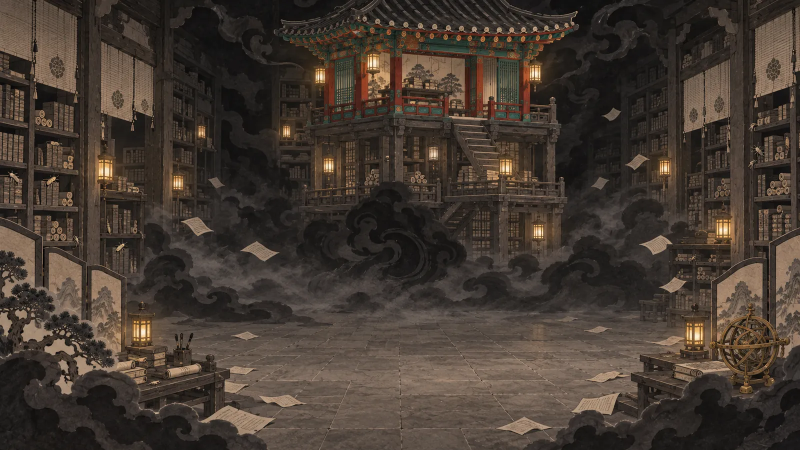
#> input picture assets/img/board/boss.webp, 1600 x 900 px (shown at 1/2 size)
$ python -i fix_hyangga.py   (imports and definitions only)
#> lines starting #> are read from the running program, lines starting #| are printed output that depends on the picture
#> further down, picture is the input picture: PIL image 1600x900 RGB; mean R, G, B 69, 58.3, 49.7
# 향가관 그림 판의 탑 칸 수를 4·8·10으로 맞춘다(T26). 이미지 생성이 칸 수를 정확히 세지 못해서,
# 가공본(assets/img/board/hyangga.webp)에서 한 칸을 떼어 같은 폭 안에 칸을 하나 더 늘어 놓는다.
# process.py가 1600×900으로 줄인 그림에 부른다. 좌표는 지금 원본(assets/raw/art/board/hyangga.png) 기준이며, 원본을 다시 만들면 좌표도 다시 잰다.
from PIL import Image

# 좌표를 잰 원본의 sha256. 원본이 바뀌면 고치지 않고 알린다(잘못된 자리를 덮지 않도록).
RAW_SHA256 = '400d6103d446b5c0568347d8a419c07bd3982e63b4ca1e6d4dde0138151139d0'

# (왼쪽 x, 오른쪽 x, 위 y, 아래 y, 지금 칸 수, 바꿀 칸 수, 떼어 쓸 칸 번호)
ROWS = [
    (585.0, 861.5, 254, 331, 7, 8, 3),   # 맨 위층 문 앞: 7칸 → 8칸(문 뒤 2칸과 합쳐 10칸)
    (607.5, 985.0, 421, 498, 7, 8, 3),   # 가운데 층: 7칸 → 8칸
]


def fix(im):
    im = im.convert('RGB')
    for xa, xb, ya, yb, n, m, k in ROWS:
        p = (xb - xa) / n
        cell = im.crop((round(xa + k * p), ya, round(xa + (k + 1) * p), yb))
        strip = Image.new('RGB', (cell.width * m, yb - ya))
        for i in range(m):
            strip.paste(cell, (i * cell.width, 0))
        strip = strip.resize((round(xb - xa), yb - ya), Image.LANCZOS)
        im.paste(strip, (round(xa), ya))
#> this loop made 2 passes
#> pass 1, in fix, `cell = im.crop((round(xa + k * p), ya, round(xa + (k + 1) * p), yb))`:
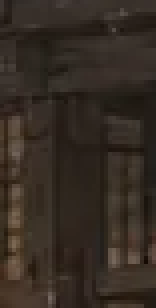
#> cell: PIL image 39x77 RGB (shown 4 times larger); mean R, G, B 53.4, 43.8, 35.5
#> pass 1, in fix, `strip = strip.resize((round(xb - xa), yb - ya), Image.LANCZOS)`:
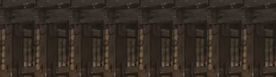
#> strip: PIL image 276x77 RGB; mean R, G, B 53.4, 43.8, 35.5
#> pass 2, in fix, `cell = im.crop((round(xa + k * p), ya, round(xa + (k + 1) * p), yb))`:
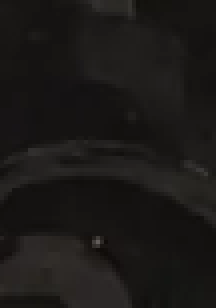
#> cell: PIL image 54x77 RGB (shown 4 times larger); mean R, G, B 27.3, 25.1, 23.5
#> after the loop:
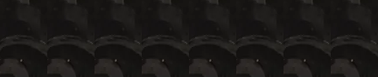
#> strip: PIL image 378x77 RGB; mean R, G, B 27.3, 25.1, 23.5
    return im

>>> from PIL import Image
>>> picture = Image.open('../../assets/img/board/boss.webp')
>>> result = fix(picture)
